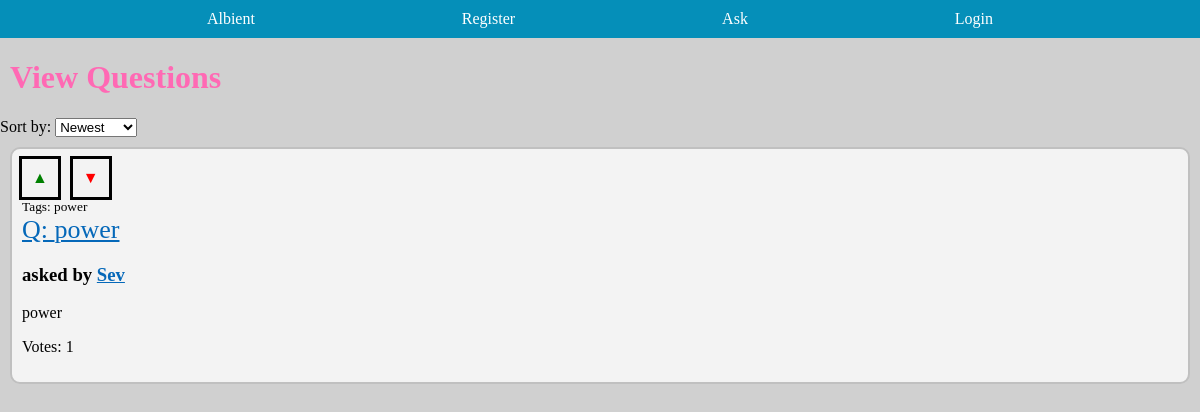
Before: / with the older database file.
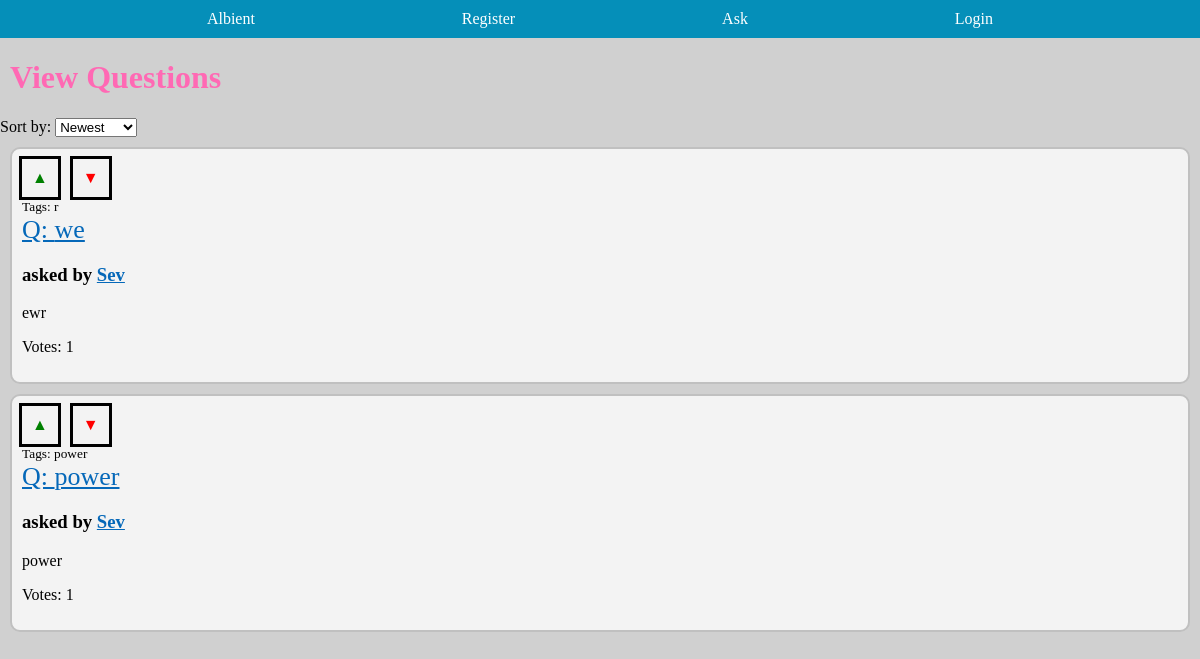
After: the same page with the newer database file.
### albient/models.py (models this page shows)
class Question(db.Model):
    id = sa.Column(sa.Integer, primary_key=True, unique=True)
    title = sa.Column(sa.String(64))
    content = sa.Column(sa.Text)
    user_id = sa.Column(sa.Integer, sa.ForeignKey("user.id"))
    comments = relationship("Comment", backref="question", lazy=True)
    tags = sa.Column(sa.String(32))
    votes = sa.Column(sa.Integer, default=0)
    is_resolved = sa.Column(sa.Boolean, default=False)

class User(db.Model, UserMixin):
    id = sa.Column(sa.Integer, primary_key=True, unique=True)
    role_id = sa.Column(sa.Integer, default=0)  # 0 for normal users, 1 for admin
    email = sa.Column(sa.String(320))
    username = sa.Column(sa.String(64), nullable=False, unique=True)
    display_name = sa.Column(sa.String(32))
    password = sa.Column(sa.String(64), nullable=False)
    rep_points = sa.Column(sa.Integer)
    questions = relationship("Question", backref="op", lazy=True)
    replies = relationship("Comment", backref="op", lazy=True)

### albient/routes.py (the view, shortened to what this page needs)
@app.route("/home")
@app.route("/")
def home():
    sort_by = request.args.get("sort_by", "id")
    if sort_by == "popularity":
        questions = Question.query.order_by(Question.votes.desc()).all()
    else:
        questions = Question.query.order_by(Question.id.desc()).all()
    return render_template("home.html", questions=questions)

### albient/templates/home.html (shortened to what this page needs)
{% extends "base.html" %}
{% block content %}
<h1>View Questions</h1>
<form method="get" action="{{ url_for('home') }}">
    <label for="sort_by">Sort by:</label>
    <select id="sort_by" name="sort_by" onchange="this.form.submit()">
        <option value="id" {% if request.args.get('sort_by') == 'id' %}selected{% endif %}>Newest</option>
    </select>
</form>
{% for question in questions %}
<div class="question">
    <div class="vote-buttons">
        <a class="vote-button upvote-icon" href="{{url_for('upvote_post', post_id=question.id, del=1) }}">&#9650;</a>
        <a class="vote-button downvote-icon" href="{{url_for('upvote_post', post_id=question.id, del=-1) }}">&#9660;</a>
    </div>
    <small>Tags: {{ question.tags }}</small>
    <a href="{{ url_for('view_question', id=question.id) }}" class="question-title">Q: {{ question.title }}</a>
    <h3>asked by <a href="{{ url_for('view_user', username=question.op.username)}}">{{ question.op.display_name }}</a> </h6>
        <p>{{ question.content }}</p>
    <p>Votes: {{ question.votes }}</p>
</div>
{% endfor %}
{% endblock content %}

### albient/templates/base.html (shortened to what this page needs)
<!DOCTYPE html>
<html lang="en">
  <head>
    <link rel="stylesheet" href="{{ url_for('static', filename='style.css')}}">
  </head>
  <body>
    <nav class="obc">
      <a href="{{ url_for('home') }}">Albient</a>
      {% if not current_user.is_authenticated %}
      <a href="{{ url_for('register') }}">Register</a>
      {% endif %}
      <a href="{{ url_for('ask') }}">Ask</a>
      {% if current_user.is_authenticated %}
      <a href="{{ url_for('logout') }}">Logout</a>
      <span>Welcome, <a href="{{url_for('view_user', username= current_user.username)}}">{{ current_user.username }}</a></span>
      {% else %}
        <a href="{{ url_for('login') }}">Login</a>
      {% endif %}
    </nav>
    {% block content %}
    {% endblock %}
  </body>
</html>

### albient/static/style.css (style rules this page uses)
body { margin: 0; padding: 0; font-family: 'Roboto Mono'; background: rgb(208, 208, 208); }
h1 { color: hotpink; margin-left: 10px; }
.question { background-color: #f3f3f3; border-radius: 10px; margin: 10px 10px; padding: 10px; border: 2px solid silver; }
nav.obc { display: flex; justify-content: space-evenly; background-color: rgb(5, 143, 185); padding: 10px 0px; }
.obc a { text-decoration: none; color: white; transition: all 100ms; }
.question a { color: rgb(5, 104, 185); }
.question-title { display: block; font-size: 26px; }
.vote-buttons a { cursor: pointer; padding: 10px; display: block; outline: 3px solid black; text-decoration: none; }
.vote-buttons .upvote-icon { color: green; }
.vote-buttons .downvote-icon { color: red; }
.vote-buttons { display: flex; gap: 15px; }

Changed rows visible on the page:
added Question: tags "r", title "we", op.display_name "Sev", content "ewr", votes "1"
